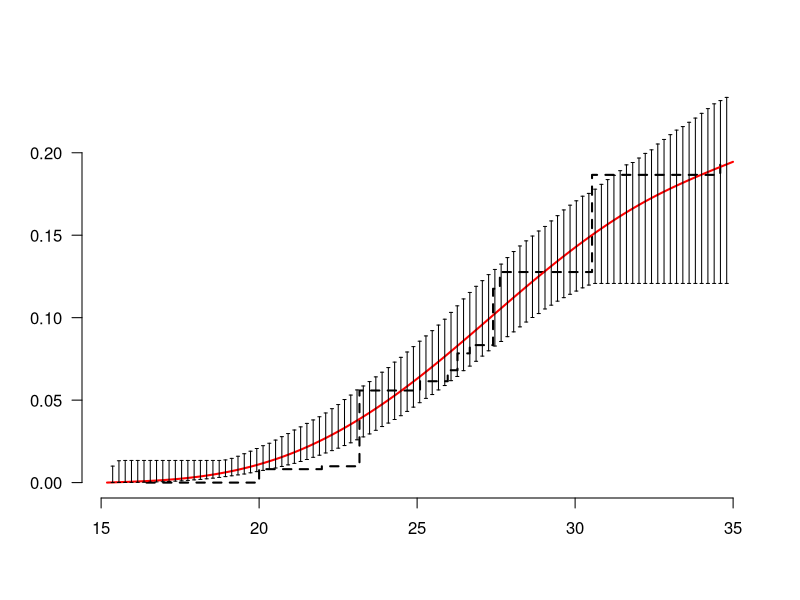
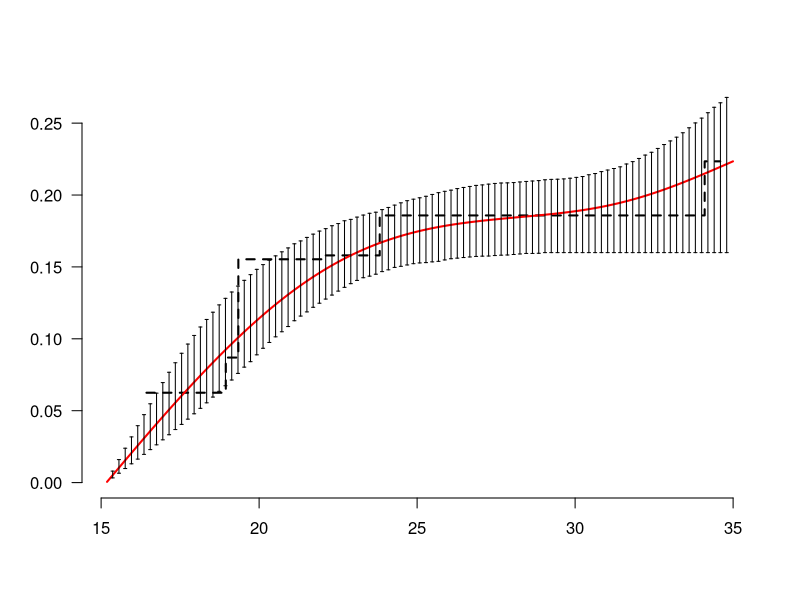
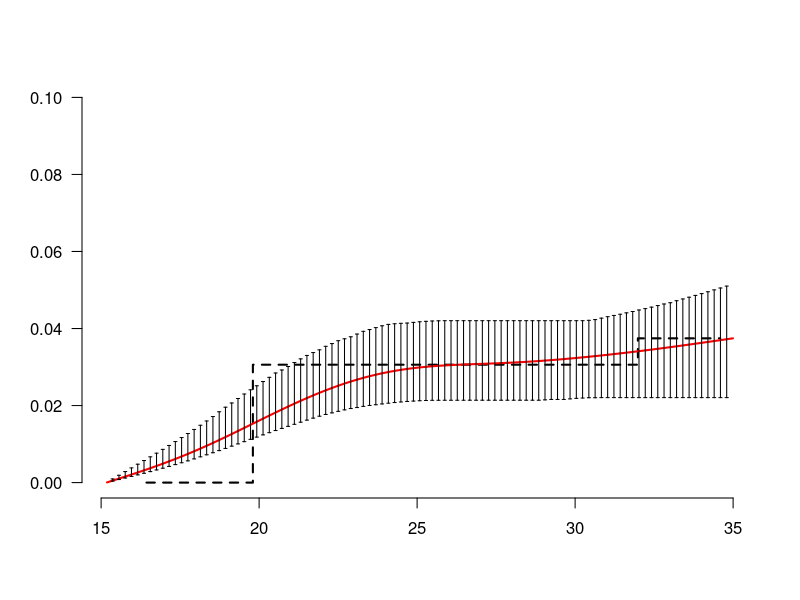

R code for these plots, in order:
# R-code for confidence intervals for hazards.
# Competing risk model with current status data
# Piet Groeneboom
# 3-26-2014

   A<-read.table("MLE.txt")
   B<-read.table("SMLE.txt")
   C<-read.table("CI_SMLE.txt")
   x1<-A[,1]
   y1<-A[,2]
   y2<-A[,3]
   y3<-A[,4]
   x2<-B[,1]
   z1<-B[,2]
   z2<-B[,3]
   z3<-B[,4]
   x3<-C[,1]
   t1<-C[,2]
   u1<-C[,3]
   t2<-C[,4]
   u2<-C[,5]
   t3<-C[,6]
   u3<-C[,7]
   
   
   plot(c(-100,-100),xlim=c(min(x2),max(x2)), ylim=c(0,max(u1)), main= "", ylab="",xlab="",bty="n",las=1)
   lines(x1, y1,lwd=2,lty=2,type ="s")
   lines(x2, z1,lwd=2,col="red")
   segments(x3,t1,x3,u1)
   segments(x3-0.05,t1,x3+0.05,t1)
   segments(x3-0.05,u1,x3+0.05,u1)

   plot(c(-100,-100),xlim=c(min(x2),max(x2)), ylim=c(0,max(u2)), main= "", ylab="",xlab="",bty="n",las=1)
   lines(x1, y2,lwd=2,lty=2,type ="s")
   lines(x2, z2,lwd=2,col="red")
   segments(x3,t2,x3,u2)
   segments(x3-0.05,t2,x3+0.05,t2)
   segments(x3-0.05,u2,x3+0.05,u2)
   
   
   plot(c(-100,-100),xlim=c(min(x2),max(x2)), ylim=c(0,0.1), main= "", ylab="",xlab="",bty="n",las=1)
   lines(x1, y3,lwd=2,lty=2,type ="s")
   lines(x2, z3,lwd=2,col="red")
   segments(x3,t3,x3,u3)
   segments(x3-0.05,t3,x3+0.05,t3)
   segments(x3-0.05,u3,x3+0.05,u3)


  